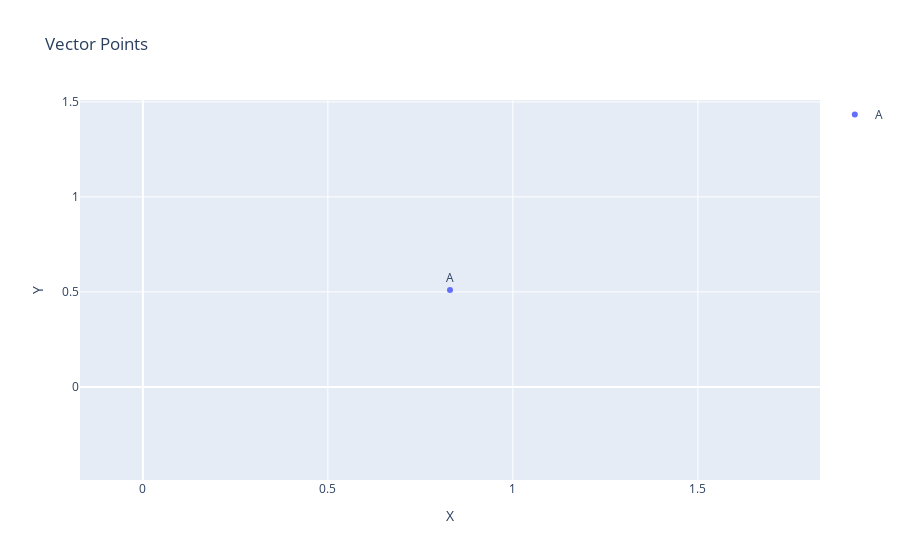

Write notebook code for a chart like this one.
### Code cell
plot_vector_points([A], names=["A"])

### Figure 1 — Plotly figure (JSON) as saved in the notebook; plotly's stock layout.template omitted (floating-point values rounded to 4 significant figures)
{"data": [{"mode": "markers+text", "name": "A", "text": ["A"], "textposition": "top center", "type": "scatter", "x": [0.83], "y": [0.51]}], "layout": {"showlegend": true, "title": {"text": "Vector Points"}, "xaxis": {"title": {"text": "X"}}, "yaxis": {"title": {"text": "Y"}}}}
